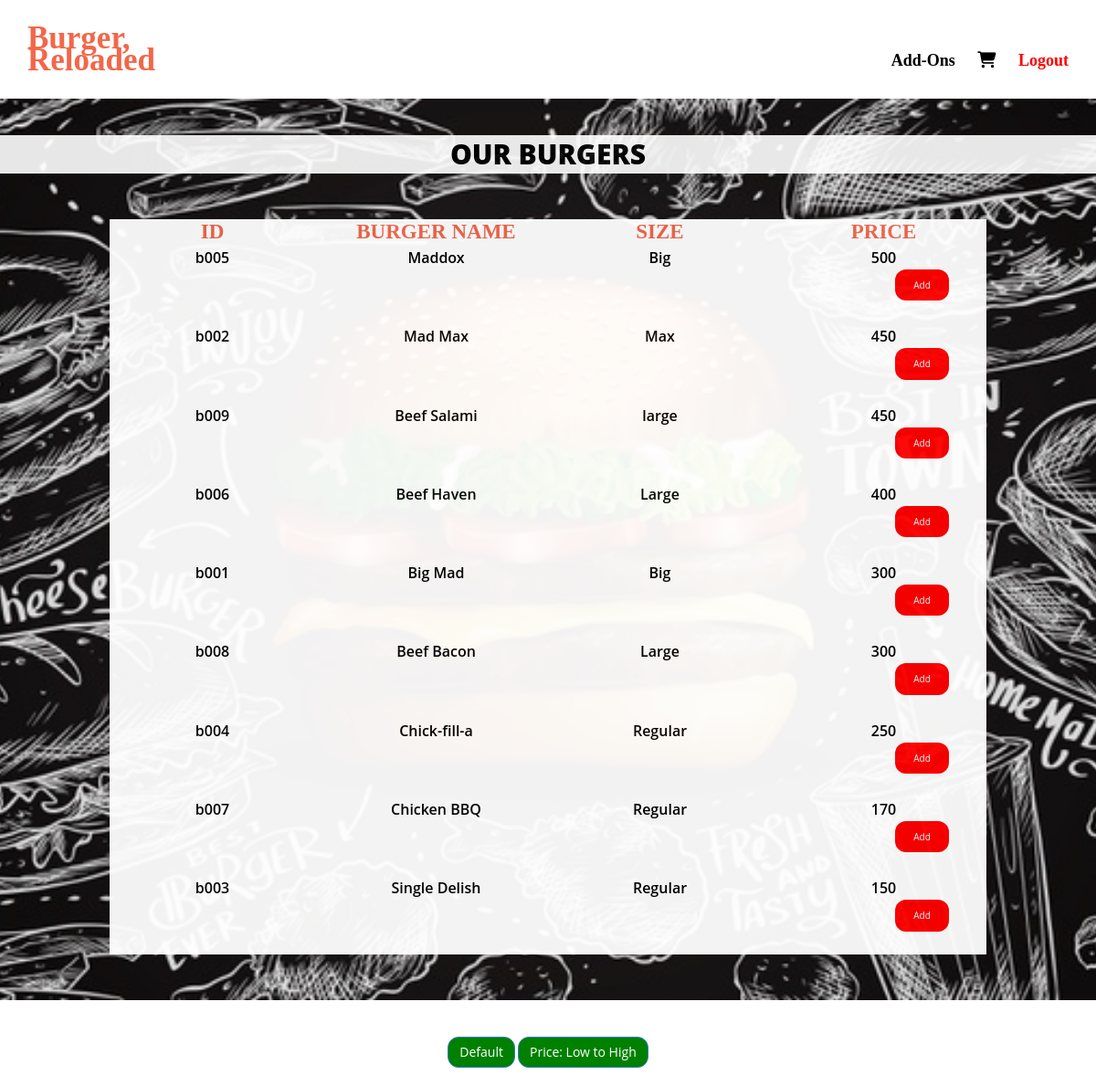
Screenshot of /View/customer_burgers_sorted_desc.php with the database file from the repository.
### tables this page shows
CREATE TABLE `burgers` (
  `burger_id` varchar(10) NOT NULL,
  `burger_name` varchar(100) NOT NULL,
  `burger_size` varchar(13) NOT NULL,
  `burger_price` int(10) NOT NULL
);

### View/customer_burgers_sorted_desc.php (the view, shortened to what this page needs)
<html lang="en">
  <head>
      <link href="css/bootstrap.min.css" rel="stylesheet"/>
      <link href="css/font-awesome.min.css" rel="stylesheet"/>
      <link href="css/animate.min.css" rel="stylesheet"/>
      <link href="css/main.css" rel="stylesheet"/>
  </head>
  <body>
	<section id="header">
		<div class="row">
			<div class="col-md-2" style="font-size: 35px;color:#F2674A; font-family: Times New Roman;"> <a href ="../Controller/customer_home.php">Burger, </br>Reloaded </a></div>
			<div class="col-md-10" style="text-align: right"> <br>
				<a href="customer_addons.php" style="margin-left: 20px;"> Add-Ons </i></a>
				<a href="customer_cart.php" style="margin-left: 20px;"> <i class="fa-solid fa-cart-shopping"> </i></a>
				<a href="../Controller/customer_login.php" style="margin-left: 20px; color: red"> Logout  </a>
			</div>
		</div>
	</section>
	<section id = "section1">
		<div class="title" style="color: black;background:white; opacity:90%;"> Our Burgers </div>
		<div style="color: black; margin-left:10%; margin-right:10%; margin-top:50px; margin-bottom:50px;text-align:center;background:white; opacity:95%;">
			<div class="row" style="padding:5px;">
				<div class="col-md-3" style="font-size:23px; color: #F2674A;font-family: Verdana;">   ID </div>
				<div class="col-md-3"style="font-size:23px; color: #F2674A;font-family: Verdana;">  BURGER NAME </div>
				<div class="col-md-3"style="font-size:23px; color: #F2674A;font-family: Verdana;">  SIZE </div>
				<div class="col-md-3"style="font-size:23px; color: #F2674A;font-family: Verdana;">  PRICE </div>
			</div>
			<?php
			require_once("../Model/DBconnect.php");
			$sql = "SELECT * FROM burgers ORDER BY burger_price DESC";
			$result = mysqli_query($conn, $sql);
			if(mysqli_num_rows($result) > 0){
				while($row = mysqli_fetch_array($result)){
			?>
			<div class="row" style="padding:5px;">
				<div class="col-md-3">  <?php echo $row[0]; ?> </div>
				<div class="col-md-3">  <?php echo $row[1]; ?> </div>
				<div class="col-md-3">  <?php echo $row[2] ?>
				</div>
				<div class="col-md-3">  <?php echo $row[3] ?>
				<form action="../Model/customer_add_to_cart_backend.php" method="POST">
				<input type="submit" button type="button" class="btn btn-primary" style="background-color:red; font-size:10px; border-radius:12px;"
				name="submit" value="Add"></button></form>
				</div>
			</div>
			<?php
				}
			}
			?>
		</div>
	</section>
	<section id="footer">
        <div class="border border-light p-3 mb-4">
          <div class="text-center">
            <button type="button" class="btn btn-primary" style="background-color:green;border-radius: 12px;"> <a href="customer_burgers.php">
				Default</a></button>
				<button type="button" class="btn btn-primary" style="background-color:green;border-radius: 12px;"> <a href="customer_burgers_sorted_asc.php">
				Price: Low to High</a></button>
          </div>
        </div>
	</section>
  </body>
</html>

### View/css/main.css (style rules this page uses)
#header { background-color: rgb(255, 255, 255); color: black; font: 600 18px/24px Times New Roman; padding: 30px; padding-top: 30px; }
#section1 { background-image: url("../img/bg1.jpg"); background-color: rgba(40,57,101,.5); background-position: center; background-size: cover; background-repeat:no-repeat; position: relative; overflow: hidden; }
.title { width: 100%; padding: 12px 20px; margin-top: 40px; text-align:center; text-transform: Uppercase; font-weight: 800; font-size: 30px; }
#footer { background-color: #FFF; color: black; font: 600 12px/14px 'Open Sans',sans-serif; padding: 20px; padding-top: 40px; }
body { margin:0; color:#6a6f8c; font:600 16px/18px 'Open Sans',sans-serif; }
*,:after,:before { box-sizing:border-box }
a { color:inherit;text-decoration:none }
input[type=submit] { background-color: black; border: none; border-radius: 50px; color: white; padding: 10px 20px; text-decoration: none; margin: 4px 2px; cursor: pointer; margin-left: 40%; }

### rows the page displays
burgers: burger_id "b005", burger_name "Maddox", burger_size "Big", burger_price "500"
burgers: burger_id "b002", burger_name "Mad Max", burger_size "Max", burger_price "450"
burgers: burger_id "b009", burger_name "Beef Salami", burger_size "large", burger_price "450"
burgers: burger_id "b006", burger_name "Beef Haven", burger_size "Large", burger_price "400"
burgers: burger_id "b001", burger_name "Big Mad", burger_size "Big", burger_price "300"
burgers: burger_id "b008", burger_name "Beef Bacon", burger_size "Large", burger_price "300"
burgers: burger_id "b004", burger_name "Chick-fill-a", burger_size "Regular", burger_price "250"
burgers: burger_id "b007", burger_name "Chicken BBQ", burger_size "Regular", burger_price "170"
burgers: burger_id "b003", burger_name "Single Delish", burger_size "Regular", burger_price "150"
